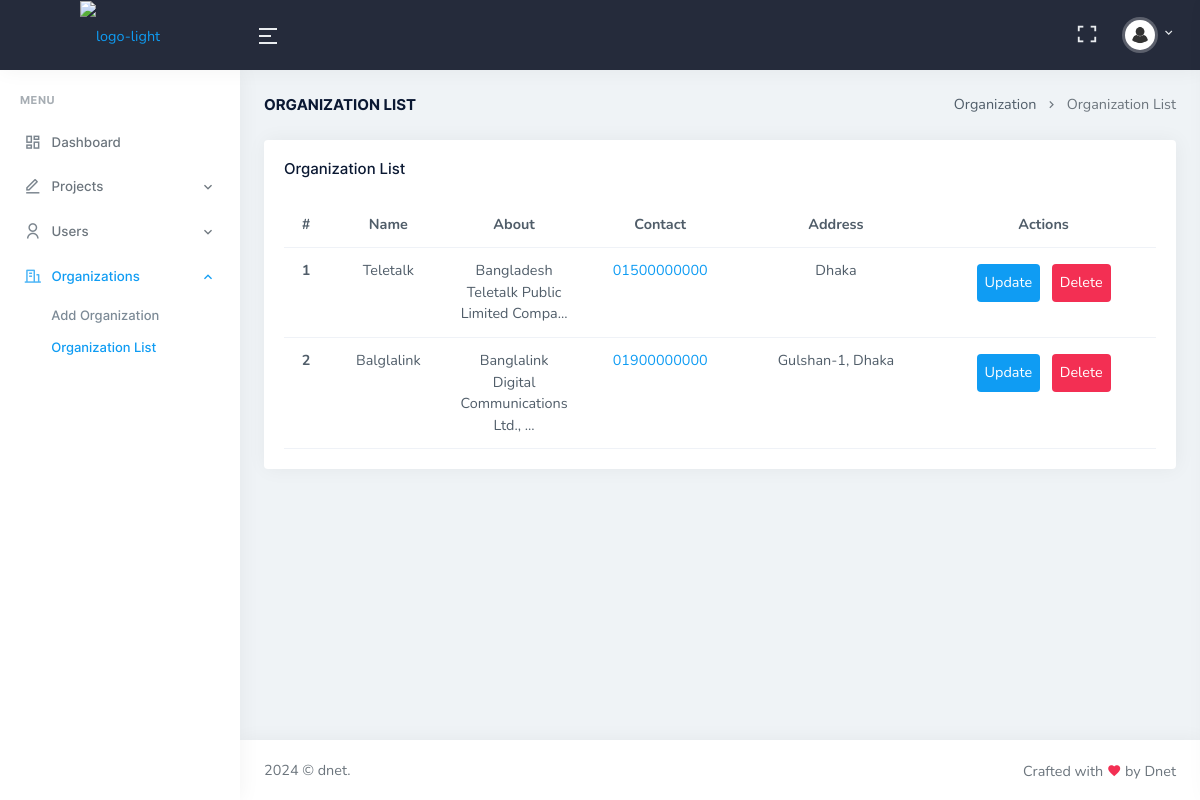
Page /organization-list.php (signed in) on the committed database.
### tables this page shows
CREATE TABLE `organizations` (
  `org_id` int NOT NULL,
  `org_name` varchar(50) NOT NULL,
  `org_address` varchar(50) NOT NULL,
  `org_about` text NOT NULL,
  `org_phone` varchar(255) NOT NULL,
  `created_at` datetime NOT NULL DEFAULT CURRENT_TIMESTAMP
);

### includes/helper-func.php (called while the page is built, shortened)
<?php
function getOrgList($orgId, $conn)
{
    if ($orgId == null) {
        $sql = "SELECT * FROM organizations";
        $result = mysqli_query($conn, $sql);
        return $result;
    } else {
        $sql = "SELECT org_name FROM organizations WHERE org_id = $orgId";
        $result = mysqli_query($conn, $sql);
        $row = mysqli_fetch_assoc($result);
        return $row['org_name'];
    }
}
function truncatePostContent($content, $length = 200, $ellipsis = '...')
{
    $truncatedContent = mb_substr($content, 0, $length);
    if (mb_strlen($content) > $length) {
        $truncatedContent .= $ellipsis;
    }
    return $truncatedContent;
}

### organization-list.php (the view, shortened to what this page needs)
<?php
include 'includes/header.php';
?>
<div class="container-fluid">
    <div class="row">
        <div class="col-12">
            <div class="page-title-box d-sm-flex align-items-center justify-content-between">
                <h4 class="mb-sm-0">Organization List</h4>
                <div class="page-title-right">
                    <ol class="breadcrumb m-0">
                        <li class="breadcrumb-item"><a href="javascript: void(0);">Organization</a></li>
                        <li class="breadcrumb-item active">Organization List</li>
                    </ol>
                </div>
            </div>
        </div>
    </div>
    <div class="row">
        <div class="col-12">
            <div class="card">
                <div class="card-body">
                    <h4 class="card-title mb-4">Organization List</h4>
                    <?php
                        $orgList =  getOrgList(null, $conn);
                        if (mysqli_num_rows($orgList) > 0) {
                            $count = 1;
                            echo "<div class='w-100 overflow-auto'> <table class='text-center table table-hover mb-0'>
                                <thead>
                                    <tr>
                                        <th>#</th>
                                        <th>Name</th>
                                        <th>About</th>
                                        <th>Contact</th>
                                        <th>Address</th>
                                        <th>Actions</th>
                                    </tr>
                                </thead>";
                                while ($row = mysqli_fetch_assoc($orgList)) {
                                    echo "<tr>
                                    <th>".$count."</th>
                                    <td>".$row ['org_name']."</td>
                                    <td width=100>".truncatePostContent($row ['org_about'], 40)."</td>
                                    <td><a href='tel: ".$row ['org_phone']."'>".$row ['org_phone']."</a></td>
                                    <td>".$row ['org_address']."</td>
                                    <td>
                                        <a class='d-inline-block bg-primary text-white p-2 m-1 rounded-2' href='update-post.php?orgId=".$row ['org_id']."'>Update</a>
                                        <a class='d-inline-block bg-danger text-white p-2 m-1 rounded-2' href='".htmlspecialchars($_SERVER['PHP_SELF'])."?orgId=".$row ['org_id']."'>Delete</a>
                                    </td>
                                </tr>";
                                $count++;
                                }
                            echo "</table> </div>";
                        }
                        else {
                            echo "<p class='text-center fs-4'>No organizations 😔</p>";
                        }
                    ?>
                </div>
            </div>
        </div>
    </div>
</div>
<?php
include 'includes/footer.php';
?>

### rows in the picture
organizations: org_name "Teletalk", org_about "Bangladesh Teletalk Public Limited Compa...", org_phone "01500000000", org_address "Dhaka"
organizations: org_name "Balglalink", org_about "Banglalink Digital Communications Ltd., ...", org_phone "01900000000", org_address "Gulshan-1, Dhaka"
